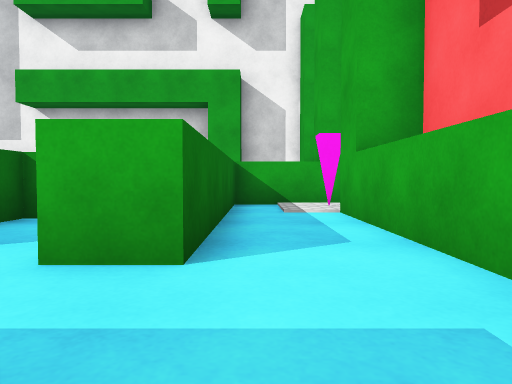
[1] (above)

14 first-person views from a walk through a Unity game level. The camera is 0.59 m above the floor, tilts 2° down and sees 70° across. The floor is counted in squares, 1 m on a side. Each view is taken from the middle of a square. On the plan, view 1 faces up. The plan holds only what a view shows up to about 10 squares ahead; the rest is blank. The place goes on beyond the plan. Surface patterns are stand-ins for the level's own textures.

[2]
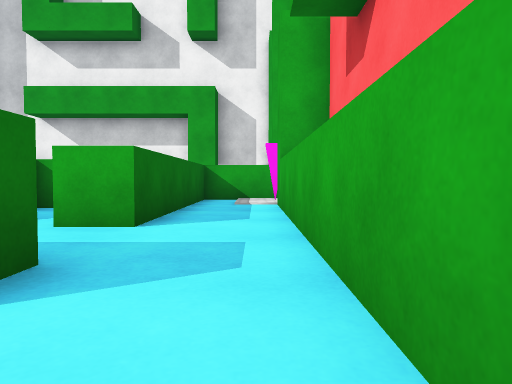

[3]
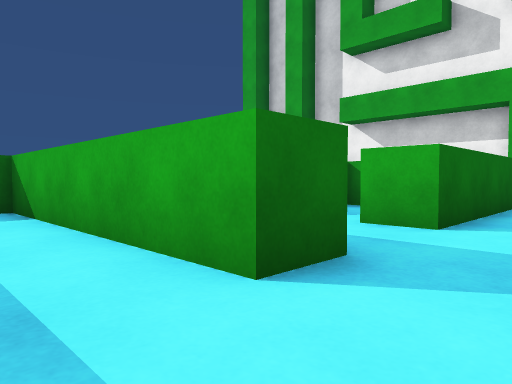

[4]
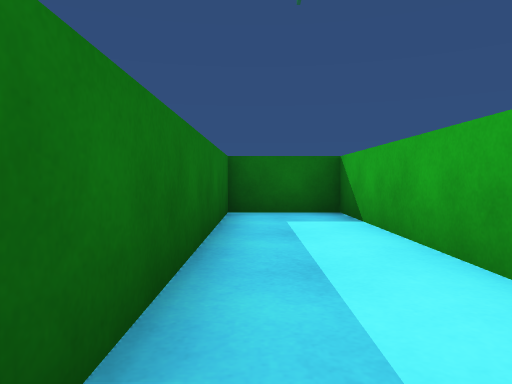

[5]
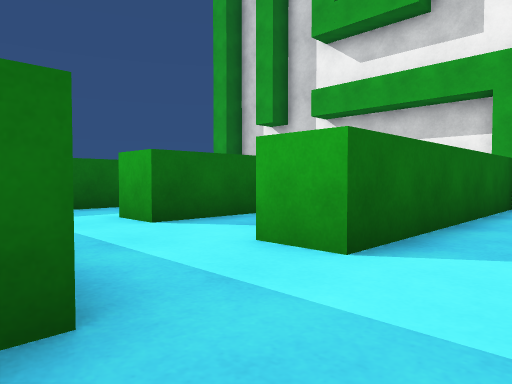

[6]
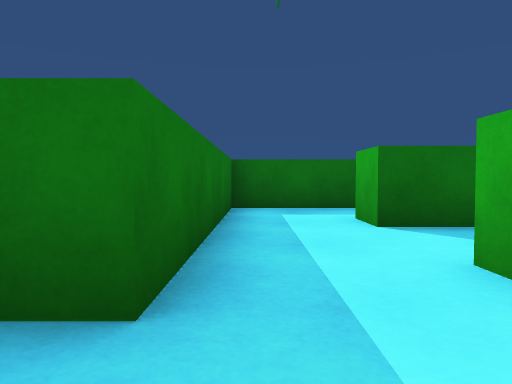

[7]
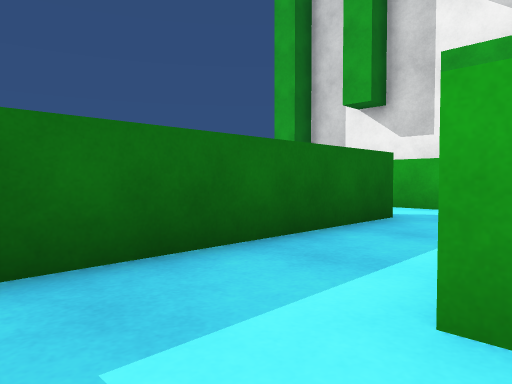

[8]
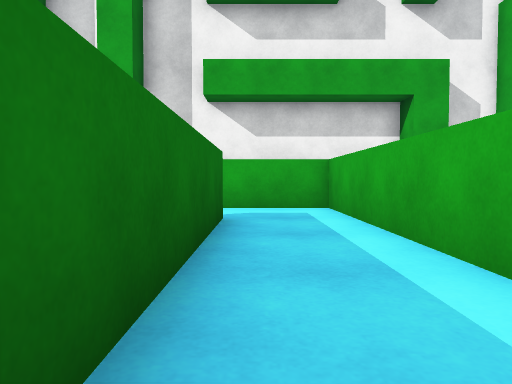

[9]
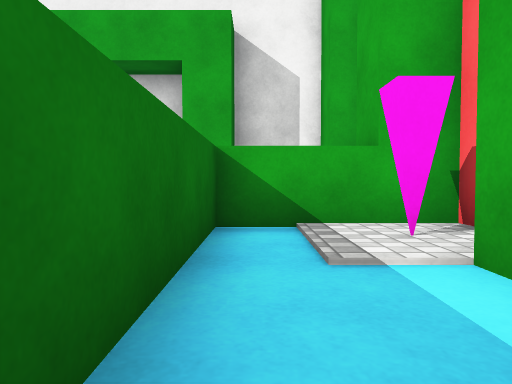

[10]
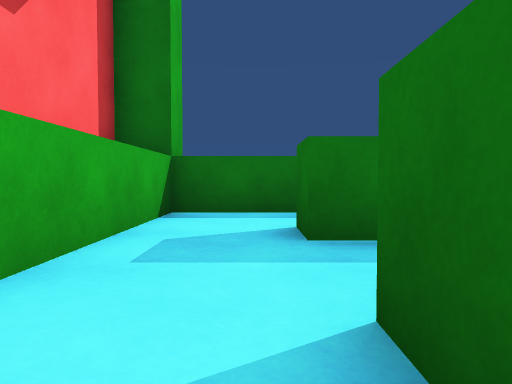

[11]
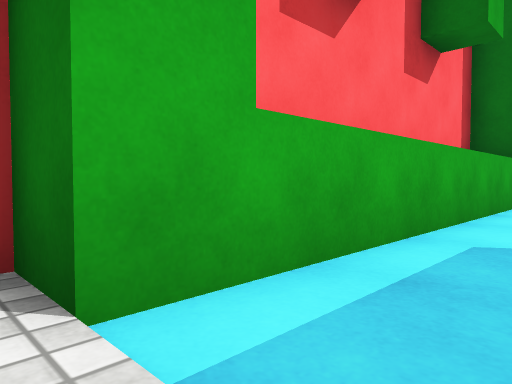

[12]
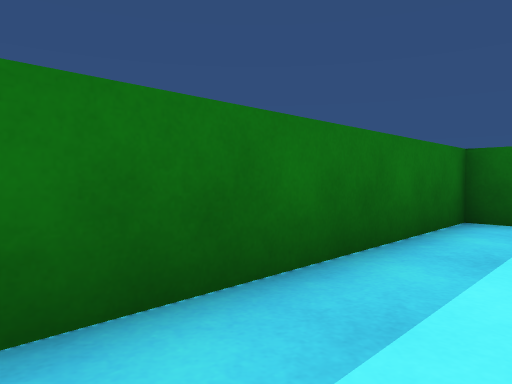

[13]
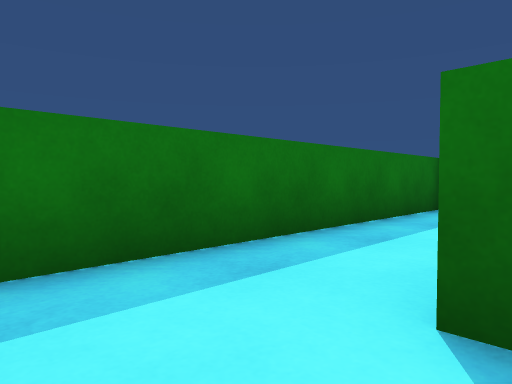

[14]
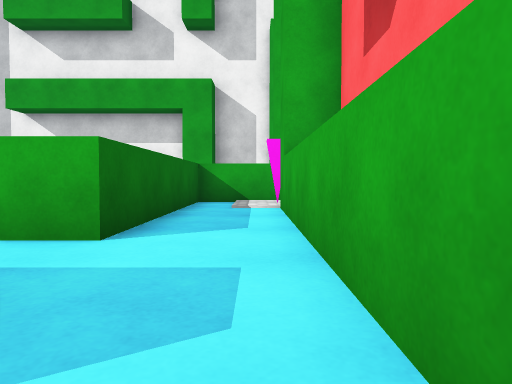

### Floor plan
Points are (right, up) in squares from view 1. A wall is a line through its corners. A room is listed if a view was taken in it or the views show most of it. See-through windows are left out.
Room 1 (views 1, 5, 6, 9, 10, 11, 13)
walls: (-1.5, 0.5) (-0.5, 0.5) (-0.5, -0.5); (1.5, -0.5) (1.5, 6.5) (2.5, 6.5); (2.6, 8.5) (-0.5, 8.5) (-0.5, 2.5) (-1.5, 2.5)
ways out: opening at (0.5, 0) to room 2; opening at (-1, 1.5) to room 4
objects: other object (1, 7) to (1, 8); other object (2, 8)
Room 2 (views 2, 3, 4, 12, 14)
walls: (-0.5, -0.5) (-6.5, -0.5) (-6.5, -2.5) (1.5, -2.5) (1.5, -0.5)
ways out: opening at (0.5, 0) to room 1
Room 3 (views 7, 8)
walls: (-4.5, 3.1) (-4.5, 8.5) (-6.5, 8.5); (-3.5, 2.5) (-4.5, 2.5); (-6.5, 6.6) (-6.5, 0.5) (-3.5, 0.5)
ways out: opening at (-4, 1.5) to room 4; opening at (-7, 7.5)
Room 4 (no view inside)
walls: (-3.5, 0.5) (-1.5, 0.5); (-3.5, 5.5) (-3.5, 2.5)
ways out: opening at (-1, 1.5) to room 1; opening at (-4, 1.5) to room 3

Where each view was taken, in squares from view 1:
view 1: 0 up, 0 right, facing up
view 2: 2 down, 1 right, facing up
view 3: 2 down, 1 right, facing up-left
view 4: 2 down, 0 right, facing left
view 5: 0 up, 1 right, facing up-left
view 6: 1 up, 1 right, facing left
view 7: 1 up, 4 left, facing up-left
view 8: 1 up, 6 left, facing up
view 9: 4 up, 0 right, facing up
view 10: 4 up, 0 right, facing down
view 11: 7 up, 0 right, facing down-right
view 12: 1 down, 1 left, facing down-left
view 13: 0 up, 1 right, facing down-left
view 14: 1 down, 1 right, facing up
